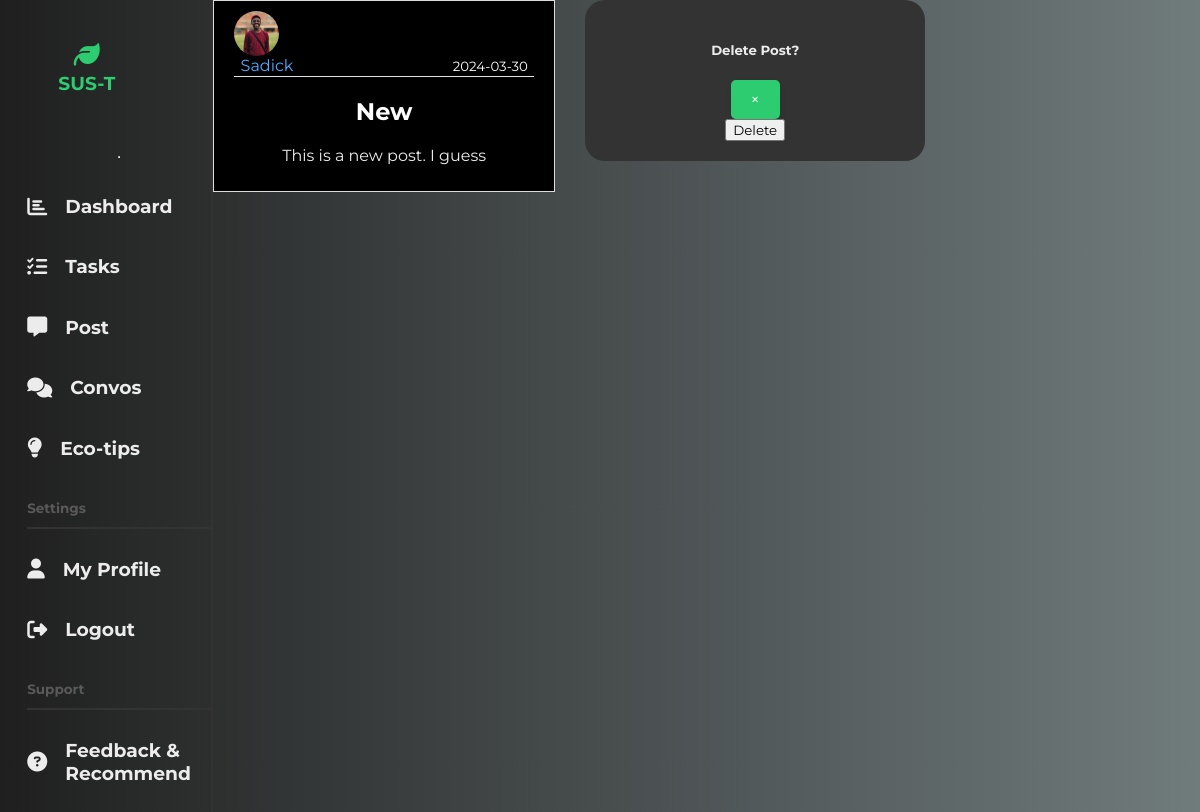
Page /post/7 on the committed database.
### flaskapp/models.py (models this page shows, shortened)
class User(db.Model, UserMixin):
    id = db.Column(db.Integer, primary_key=True)
    username = db.Column(db.String(20), unique=True, nullable=False)
    email = db.Column(db.String(120), unique=True, nullable=False)
    image_file = db.Column(db.String(20), nullable=False,
                           default='default.jpg')
    password = db.Column(db.String(60), nullable=False)
    tasks = db.relationship('Task', backref='creator', lazy=True)
    posts = db.relationship('Post', backref='author', lazy=True)

class Post(db.Model):
    id = db.Column(db.Integer, primary_key=True)
    title = db.Column(db.String(100), nullable=False)
    date_posted = db.Column(db.DateTime, nullable=False, default=datetime.utcnow)
    content = db.Column(db.Text, nullable=False)
    user_id = db.Column(db.Integer, db.ForeignKey('user.id'), nullable=False)

### flaskapp/routes.py (the view)
@app.route("/post/<int:post_id>")
def post(post_id):
    post = Post.query.get_or_404(post_id)
    return render_template('post.html', title=post.title, post=post)

### flaskapp/Templates/post.html (shortened to what this page needs)
{% extends "layout.html" %}
{% block mainheader %}
<section class="content-section">
    <img class="rounded-circle article-img" src="{{ url_for('static', filename='images/' + post.author.image_file) }}">
    <div class="media-body">
      <div class="article-metadata">
        <a class="mr-2" href="#">{{ post.author.username }}</a>
        <small class="text-muted">{{ post.date_posted.strftime('%Y-%m-%d') }}</small>
      </div>
      <h2 class="article-title">{{ post.title }}</h2>
      <p class="article-content">{{ post.content }}</p>
    </div>
</section>
  <div class="modal fade" id="deleteModal" tabindex="-1" role="dialog" aria-labelledby="deleteModalLabel" aria-hidden="true">
    <div class="modal-dialog" role="document">
      <div class="modal-content">
        <div class="modal-header">
          <h5 class="modal-title" id="deleteModalLabel">Delete Post?</h5>
          <button type="button" class="close" data-dismiss="modal" aria-label="Close">
            <span aria-hidden="true">&times;</span>
          </button>
        </div>
        <div class="modal-footer">
          <form action="{{ url_for('delete_post', post_id=post.id) }}" method="POST">
            <input class="btn btn-danger" type="submit" value="Delete">
          </form>
        </div>
      </div>
    </div>
  </div>
{% endblock mainheader %}

### flaskapp/static/styles/profile.css (style rules this page uses)
* { font-family: "Montserrat", sans-serif; }
body { margin: 0; padding: 0; color: #ececec; background: #1f1f1f; }
main a { text-decoration: none; width: 70%; margin: 0; padding: 0; color: #333; }

### flaskapp/static/styles/dashboard.css (style rules this page uses)
* { font-family: "Montserrat", sans-serif; }
body { margin: 0; padding: 0; color: #ececec; background: #1f1f1f; }

### flaskapp/static/styles/convo.css (style rules this page uses)
body { background: #2ECC71; color: black; margin-top: 5rem; }
.content-section { background: black; padding: 10px 20px; border: 1px solid #dddddd; width: 25%; height: 100%; display: flex; text-align: center; flex-direction: column; justify-content: space-evenly; margin-right: 30px; }
.article-title { color: white; }
.article-content { white-space: pre-line; }
.article-img { height: 45px; width: 45px; border-radius: 50%; margin-right: 16px; }
.article-metadata { padding-bottom: 1px; margin-bottom: 4px; border-bottom: 1px solid #e3e3e3; color: white; }
.mr-2 { color: #50ACFE; margin-right: 155px; }

### flaskapp/static/styles/tasks.css (style rules this page uses)
* { font-family: "Montserrat", sans-serif; }
body { margin: 0; padding: 0; color: #ececec; background: linear-gradient(to left, #707B7C , #1f1f1f ); }
.modal { background: #333; padding: 20px; border-radius: 20px; width: 25%; height: 25%; text-align: center; display: flex; flex-direction: column; align-items: center; justify-content: space-evenly; color: #ececec; }

### flaskapp/static/styles/support.css (style rules this page uses)
button { padding: 10px 20px; font-size: 16px; background: #2ECC71; color: #fff; border: none; cursor: pointer; transition: all 0.3s ease-in-out; box-shadow: 0 4px 6px rgba(0, 0, 0, 0.1); border-radius: 5px; }

### rows in the picture
User: image_file (picture), author.username "Sadick"
Post: date_posted "2024-03-30", title "New", content "This is a new post. I guess"
